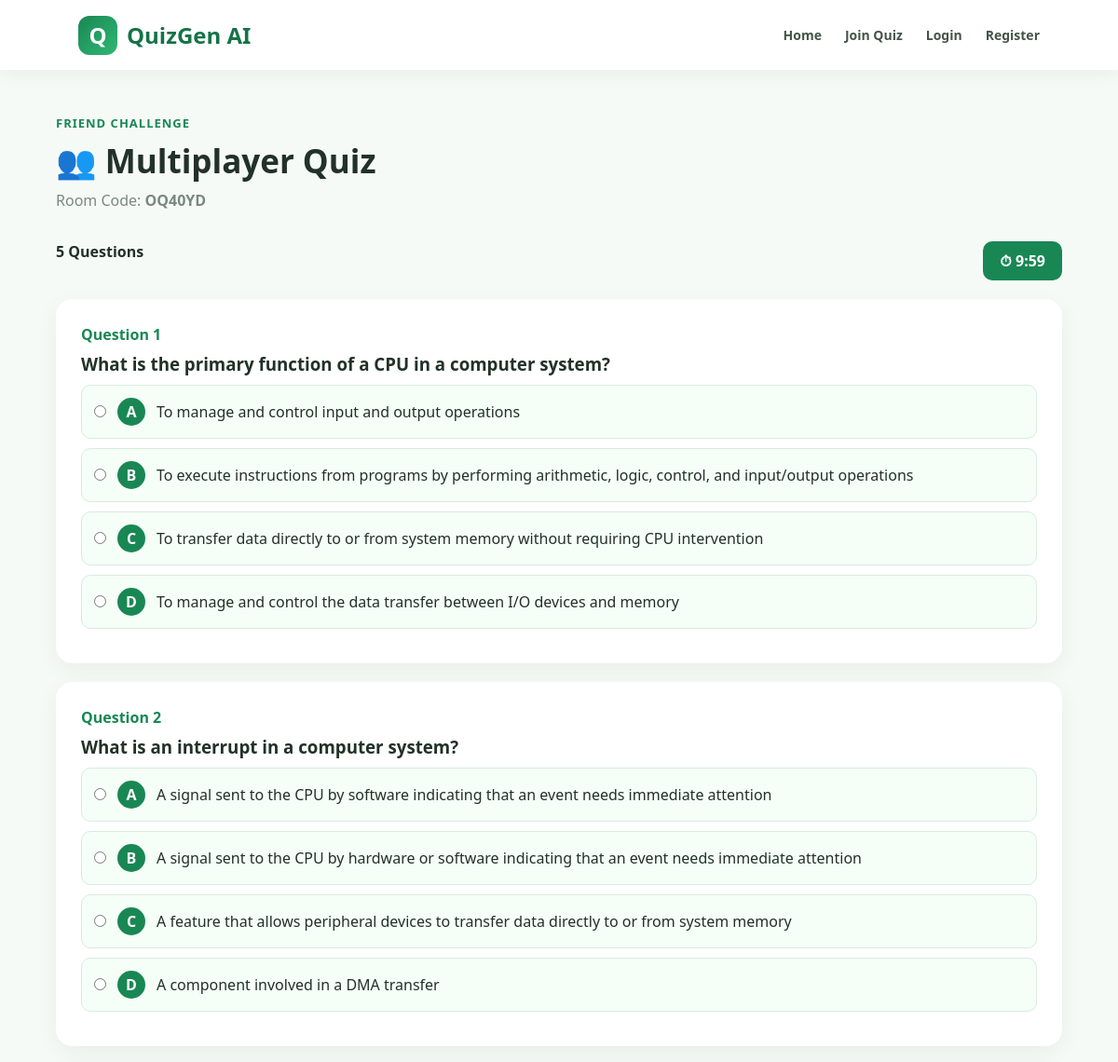
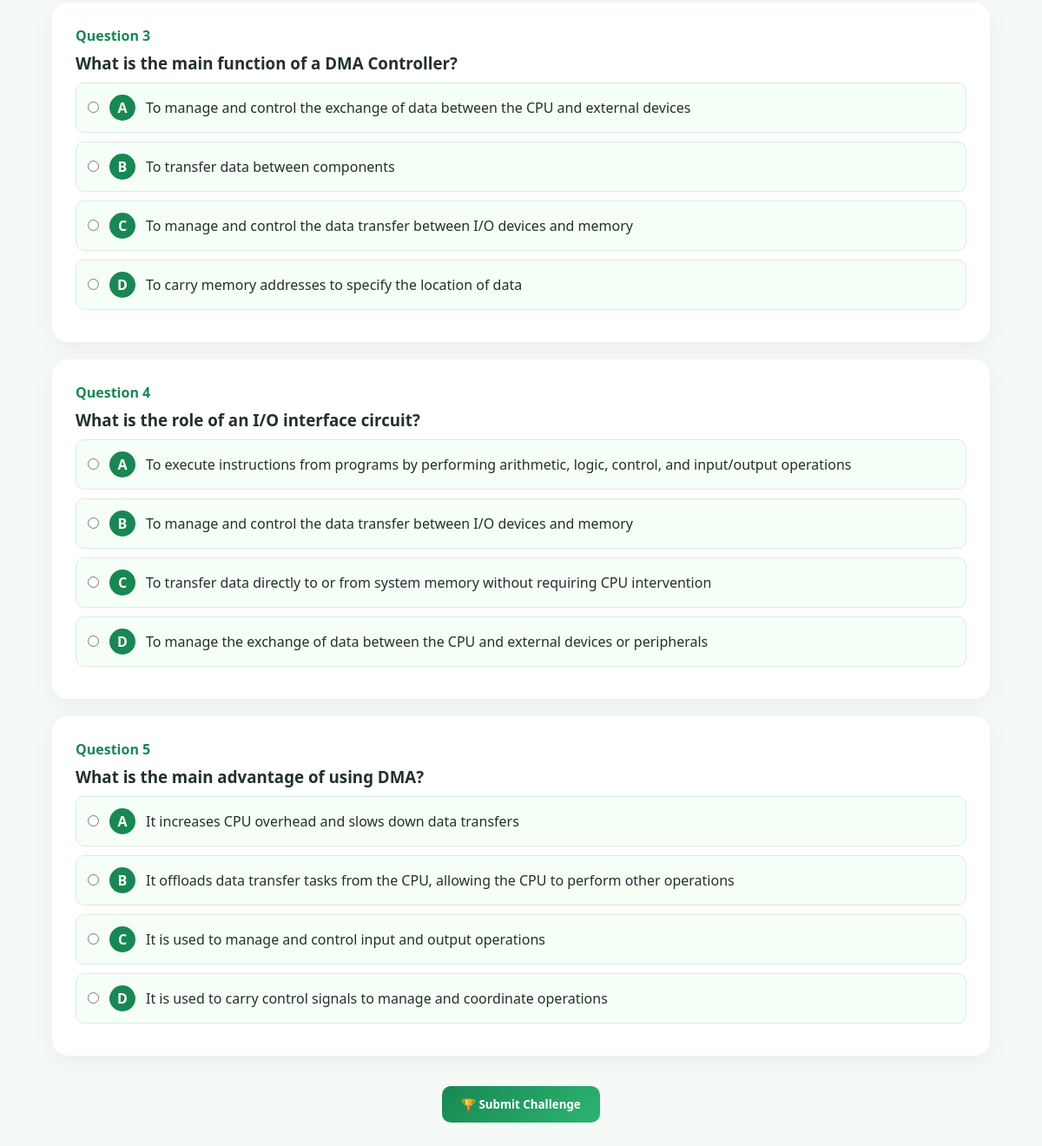
Page /room/OQ40YD on the committed database (2 pictures, top to bottom).
### tables this page shows
CREATE TABLE quiz_rooms (

            id INTEGER PRIMARY KEY AUTOINCREMENT,

            quiz_id INTEGER,

            room_code TEXT UNIQUE,

            created_by INTEGER,

            created_at TIMESTAMP DEFAULT CURRENT_TIMESTAMP

        );

CREATE TABLE questions (

            id INTEGER PRIMARY KEY AUTOINCREMENT,

            quiz_id INTEGER,

            question TEXT,

            option_a TEXT,

            option_b TEXT,

            option_c TEXT,

            option_d TEXT,

            correct_answer TEXT,

            explanation TEXT

        );

### app.py (the view, shortened to what this page needs)
@app.route(
    "/room/<room_code>",
    methods=["GET", "POST"]
)
def room_quiz(room_code):
    conn = get_db()
    room = conn.execute(
        """
        SELECT *
        FROM quiz_rooms
        WHERE room_code = ?
        """,
        (
            room_code.upper(),
        )
    ).fetchone()
    if not room:
        conn.close()
        return "Room not found."
    questions = conn.execute(
        """
        SELECT *
        FROM questions
        WHERE quiz_id = ?
        """,
        (
            room["quiz_id"],
        )
    ).fetchall()
    conn.close()
    return render_template(
        "quiz.html",
        questions=questions,
        room_mode=True,
        room_code=room_code
    )

### app.py (called while the page is built)
def get_db():
    conn = sqlite3.connect("database.db")
    conn.row_factory = sqlite3.Row
    return conn

### templates/quiz.html (shortened to what this page needs)
{% extends "base.html" %}
{% block content %}
<div class="container">
    <div class="page-header">
        {% if room_mode %}
            <span class="small-title">
                FRIEND CHALLENGE
            </span>
            <h1>👥 Multiplayer Quiz</h1>
            <p class="muted">
                Room Code: <strong>{{ room_code }}</strong>
            </p>
        {% endif %}
    </div>
    <div style="display:flex;
                justify-content:space-between;
                margin-bottom:20px;">
        <strong>
            {{ questions|length }} Questions
        </strong>
        <div id="timer"
             class="timer">
        </div>
    </div>
    <form method="POST"
          id="quizForm">
    {% for question in questions %}
        <div class="question-card">
            <div class="question-number">
                Question {{ loop.index }}
            </div>
            <h3>
                {{ question['question'] }}
            </h3>
            {% for letter, option in [
                ('A', question['option_a']),
                ('B', question['option_b']),
                ('C', question['option_c']),
                ('D', question['option_d'])
            ] %}
                <label class="option">
                    <input type="radio"
                           name="question_{{ question['id'] }}"
                           value="{{ letter }}">
                    <span class="option-letter">
                        {{ letter }}
                    </span>
                    {{ option }}
                </label>
            {% endfor %}
        </div>
    {% endfor %}
        <div style="text-align:center;margin:35px;">
            <button class="btn"
                    id="submitButton">
                {% if room_mode %}
                    🏆 Submit Challenge
                {% else %}
                    ✅ Submit Quiz
                {% endif %}
            </button>
        </div>
    </form>
</div>
{% endblock %}

### templates/base.html (shortened to what this page needs)
<!DOCTYPE html>
<html lang="en">
<head>
</head>
<body>
<nav class="navbar">
    <a href="/" class="logo">
        <span class="logo-box">Q</span>
        QuizGen AI
    </a>
    <div class="nav-links">
        {% if session.get('user_id') %}
            <a href="/dashboard">Dashboard</a>
            <a href="/generate">Generate Quiz</a>
            <a href="/history">History</a>
            <a href="/join-room">Join Quiz</a>
            <a href="/profile">Profile</a>
            <a href="/logout">Logout</a>
        {% else %}
            <a href="/">Home</a>
            <a href="/join-room">Join Quiz</a>
            <a href="/login">Login</a>
            <a href="/register">Register</a>
        {% endif %}
    </div>
</nav>
{% block content %}{% endblock %}
</body>
</html>

### templates/base.html (style rules this page uses)
* { margin:0; padding:0; box-sizing:border-box; font-family:"Segoe UI",Arial,sans-serif; }
body { background:#f6faf7; color:#223129; min-height:100vh; }
.navbar { height:75px; background:white; padding:0 7%; display:flex; justify-content:space-between; align-items:center; box-shadow:0 3px 20px rgba(0,0,0,.06); position:sticky; top:0; z-index:1000; }
.logo { display:flex; align-items:center; gap:10px; color:#157347; font-size:24px; font-weight:800; text-decoration:none; }
.logo-box { width:42px; height:42px; border-radius:12px; display:flex; align-items:center; justify-content:center; color:white; background:linear-gradient(135deg,#198754,#30b773); }
.nav-links { display:flex; align-items:center; gap:25px; }
.nav-links a { text-decoration:none; color:#44534a; font-weight:600; font-size:14px; }
.container { width:90%; max-width:1150px; margin:45px auto; }
.page-header { margin-bottom:30px; }
.small-title { color:#198754; font-weight:700; font-size:13px; letter-spacing:1px; }
.page-header h1 { font-size:35px; margin:7px 0; }
.muted { color:#7a8980; line-height:1.6; }
.btn { border:none; display:inline-block; text-decoration:none; background:linear-gradient(135deg,#198754,#2db471); color:white; padding:12px 22px; border-radius:10px; font-weight:700; cursor:pointer; transition:.25s; }
input, select, textarea { width:100%; padding:13px 14px; border:1px solid #d5e2d9; border-radius:10px; outline:none; font-size:15px; background:#fcfffd; }
.question-card { background:white; border-radius:18px; padding:27px; margin-bottom:20px; box-shadow:0 7px 25px rgba(0,0,0,.05); }
.question-number { color:#198754; font-weight:700; margin-bottom:8px; }
.option { display:flex; align-items:center; padding:13px; margin:10px 0; background:#f5fff8; border:1px solid #d9ebdf; border-radius:10px; cursor:pointer; }
.option input { width:auto; margin-right:12px; }
.option-letter { width:30px; height:30px; border-radius:50%; background:#198754; color:white; display:flex; justify-content:center; align-items:center; margin-right:12px; font-weight:bold; }
.timer { background:#198754; color:white; padding:10px 18px; border-radius:10px; font-weight:700; display:inline-block; }

### rows in the picture
quiz_rooms: room_code "OQ40YD"
questions: question "What is the primary function of a CPU in a computer system?", letter "A", option_a "To manage and control input and output operations", correct_answer "B", option_b "To execute instructions from programs by performing arithmetic, logic, control, and input/output operations", letter "C", option_c "To transfer data directly to or from system memory without requiring CPU intervention", letter "D", option_d "To manage and control the data transfer between I/O devices and memory"
questions: question "What is an interrupt in a computer system?", letter "A", option_a "A signal sent to the CPU by software indicating that an event needs immediate attention", correct_answer "B", option_b "A signal sent to the CPU by hardware or software indicating that an event needs immediate attention", letter "C", option_c "A feature that allows peripheral devices to transfer data directly to or from system memory", letter "D", option_d "A component involved in a DMA transfer"
questions: question "What is the main function of a DMA Controller?", letter "A", option_a "To manage and control the exchange of data between the CPU and external devices", letter "B", option_b "To transfer data between components", correct_answer "C", option_c "To manage and control the data transfer between I/O devices and memory", letter "D", option_d "To carry memory addresses to specify the location of data"
questions: question "What is the role of an I/O interface circuit?", letter "A", option_a "To execute instructions from programs by performing arithmetic, logic, control, and input/output operations", letter "B", option_b "To manage and control the data transfer between I/O devices and memory", letter "C", option_c "To transfer data directly to or from system memory without requiring CPU intervention", correct_answer "D", option_d "To manage the exchange of data between the CPU and external devices or peripherals"
questions: question "What is the main advantage of using DMA?", letter "A", option_a "It increases CPU overhead and slows down data transfers", correct_answer "B", option_b "It offloads data transfer tasks from the CPU, allowing the CPU to perform other operations", letter "C", option_c "It is used to manage and control input and output operations", letter "D", option_d "It is used to carry control signals to manage and coordinate operations"

### other values in the picture
{{ questions|length }} "5"
